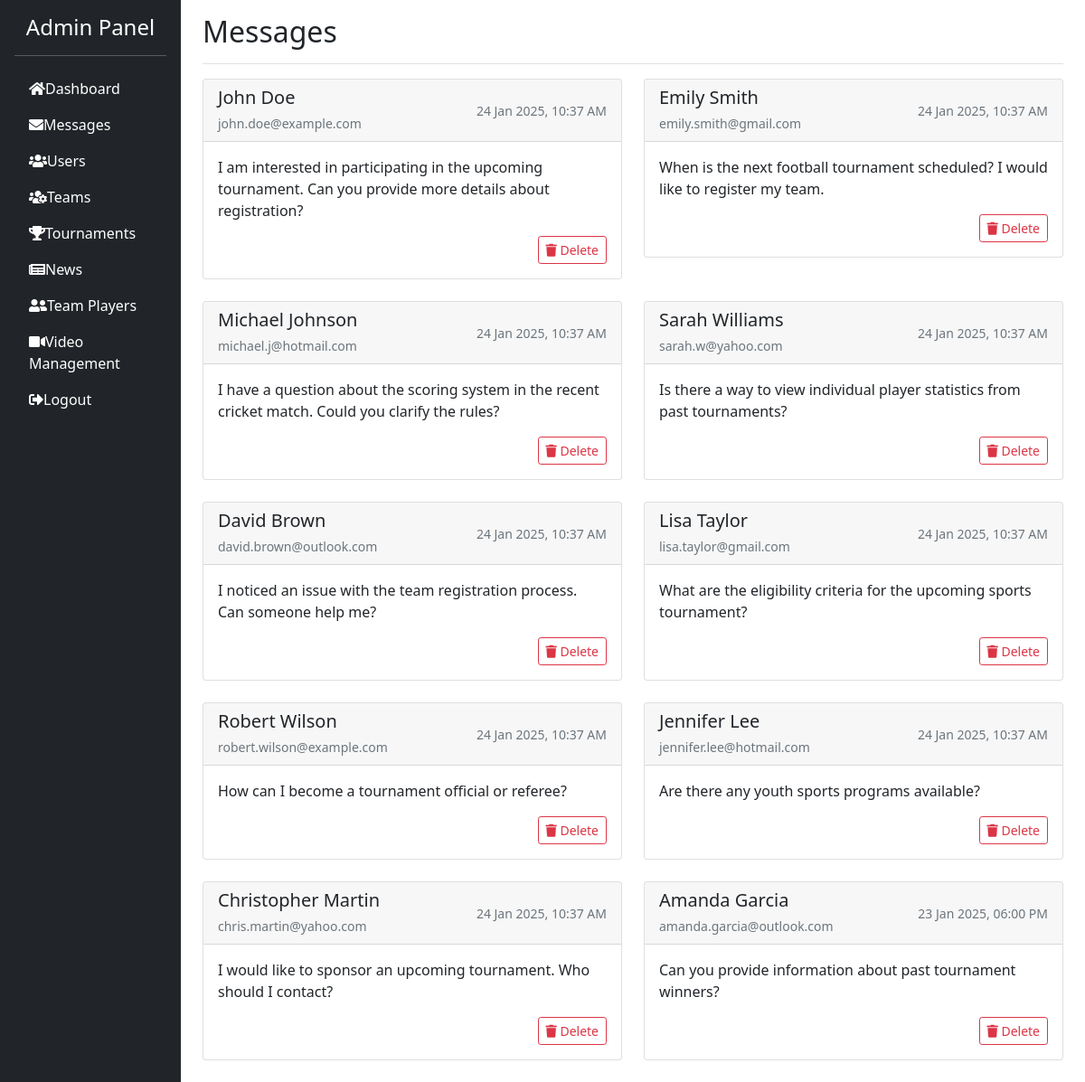
/messages.php (signed in), run on the app's committed database.
### tables this page shows
CREATE TABLE `contact` (
  `id` int(11) NOT NULL,
  `full_name` varchar(100) NOT NULL,
  `email` varchar(100) NOT NULL,
  `message` text NOT NULL,
  `created_at` timestamp NOT NULL DEFAULT current_timestamp()
);

### messages.php (the view, shortened to what this page needs)
<?php
require_once 'config.php';
try {
    $messages_query = $conn->query("
        SELECT
            id,
            full_name,
            email,
            message,
            created_at
        FROM contact
        ORDER BY created_at DESC
    ");
    $messages = $messages_query->fetchAll(PDO::FETCH_ASSOC);
} catch (PDOException $e) {
    $messages = [];
    $_SESSION['error'] = "Error fetching messages: " . $e->getMessage();
}
?>
<!DOCTYPE html>
<html lang="en">
<head>
    <link href="https://cdn.jsdelivr.net/npm/bootstrap@5.1.3/dist/css/bootstrap.min.css" rel="stylesheet">
    <link href="https://cdnjs.cloudflare.com/ajax/libs/font-awesome/5.15.3/css/all.min.css" rel="stylesheet">
</head>
<body>
    <div class="container-fluid">
        <div class="row">
            <?php include 'component/sidebar.php'; ?>
            <main class="col-md-10 ms-sm-auto px-4">
                <div class="d-flex justify-content-between flex-wrap flex-md-nowrap align-items-center pt-3 pb-2 mb-3 border-bottom">
                    <h1 class="h2">Messages</h1>
                </div>
                <div class="row">
                    <?php if (empty($messages)): ?>
                        <div class="col-12">
                            <div class="alert alert-info text-center">
                                No messages found.
                            </div>
                        </div>
                    <?php else: ?>
                        <?php foreach ($messages as $msg): ?>
                            <div class="col-md-6 mb-4">
                                <div class="card message-card">
                                    <div class="card-header d-flex justify-content-between align-items-center">
                                        <div>
                                            <h5 class="card-title mb-1">
                                                <?php echo htmlspecialchars($msg['full_name']); ?>
                                            </h5>
                                            <small class="text-muted">
                                                <?php echo htmlspecialchars($msg['email']); ?>
                                            </small>
                                        </div>
                                        <small class="text-muted">
                                            <?php echo date('d M Y, h:i A', strtotime($msg['created_at'])); ?>
                                        </small>
                                    </div>
                                    <div class="card-body">
                                        <p class="card-text">
                                            <?php echo htmlspecialchars($msg['message']); ?>
                                        </p>
                                        <div class="text-end">
                                            <a href="messages.php?delete=<?php echo $msg['id']; ?>"
                                               class="btn btn-sm btn-outline-danger"
                                               onclick="return confirm('Are you sure you want to delete this message?');">
                                                <i class="fas fa-trash"></i> Delete
                                            </a>
                                        </div>
                                    </div>
                                </div>
                            </div>
                        <?php endforeach; ?>
                    <?php endif; ?>
                </div>
            </main>
        </div>
    </div>
</body>
</html>

### component/sidebar.php
<div class="container-fluid">
        <div class="row">
            <div class="col-md-2 bg-dark text-white min-vh-100 p-0">
                <div class="p-3">
                    <h4 class="text-center">Admin Panel</h4>
                    <hr>
                    <ul class="nav flex-column">
                        <li class="nav-item">
                            <a class="nav-link text-white" href="admin_dashboard.php">
                                <i class="fas fa-home mr-2"></i>Dashboard
                            </a>
                        </li>
                        <li class="nav-item">
                            <a class="nav-link text-white" href="messages.php">
                                <i class="fas fa-envelope mr-2"></i>Messages
                            </a>
                        </li>
                        <li class="nav-item">
                            <a class="nav-link text-white" href="users.php">
                                <i class="fas fa-users mr-2"></i>Users
                            </a>
                        </li>
                        <li class="nav-item">
                            <a class="nav-link text-white" href="teams.php">
                                <i class="fas fa-users-cog mr-2"></i>Teams
                            </a>
                        </li>
                        <li class="nav-item">
                            <a class="nav-link text-white" href="tournaments.php">
                                <i class="fas fa-trophy mr-2"></i>Tournaments
                            </a>
                        </li>
                        <li class="nav-item">
                            <a class="nav-link text-white" href="news_management.php">
                                <i class="fas fa-newspaper mr-2"></i>News
                            </a>
                        </li>
                        <li class="nav-item">
                            <a class="nav-link text-white" href="team_players.php">
                                <i class="fas fa-user-friends mr-2"></i>Team Players
                            </a>
                        </li>
                        <li class="nav-item">
                            <a class="nav-link text-white" href="video_management.php">
                                <i class="fas fa-video mr-2"></i>Video Management
                            </a>
                        </li>
                        <li class="nav-item">
                            <a class="nav-link text-white" href="logout.php">
                                <i class="fas fa-sign-out-alt mr-2"></i>Logout
                            </a>
                        </li>
                    </ul>
        </div>
</div>

### messages.php (style rules this page uses)
.message-card { transition: transform 0.3s; }

### data on the page
contact: full_name "John Doe", email "john.doe@example.com", created_at "24 Jan 2025, 10:37 AM", message "I am interested in participating in the upcoming tournament. Can you provide more details about registration?"
contact: full_name "Emily Smith", email "emily.smith@gmail.com", created_at "24 Jan 2025, 10:37 AM", message "When is the next football tournament scheduled? I would like to register my team."
contact: full_name "Michael Johnson", email "michael.j@hotmail.com", created_at "24 Jan 2025, 10:37 AM", message "I have a question about the scoring system in the recent cricket match. Could you clarify the rules?"
contact: full_name "Sarah Williams", email "sarah.w@yahoo.com", created_at "24 Jan 2025, 10:37 AM", message "Is there a way to view individual player statistics from past tournaments?"
contact: full_name "David Brown", email "david.brown@outlook.com", created_at "24 Jan 2025, 10:37 AM", message "I noticed an issue with the team registration process. Can someone help me?"
contact: full_name "Lisa Taylor", email "lisa.taylor@gmail.com", created_at "24 Jan 2025, 10:37 AM", message "What are the eligibility criteria for the upcoming sports tournament?"
contact: full_name "Robert Wilson", email "robert.wilson@example.com", created_at "24 Jan 2025, 10:37 AM", message "How can I become a tournament official or referee?"
contact: full_name "Jennifer Lee", email "jennifer.lee@hotmail.com", created_at "24 Jan 2025, 10:37 AM", message "Are there any youth sports programs available?"
contact: full_name "Christopher Martin", email "chris.martin@yahoo.com", created_at "24 Jan 2025, 10:37 AM", message "I would like to sponsor an upcoming tournament. Who should I contact?"
contact: full_name "Amanda Garcia", email "amanda.garcia@outlook.com", created_at "23 Jan 2025, 06:00 PM", message "Can you provide information about past tournament winners?"
